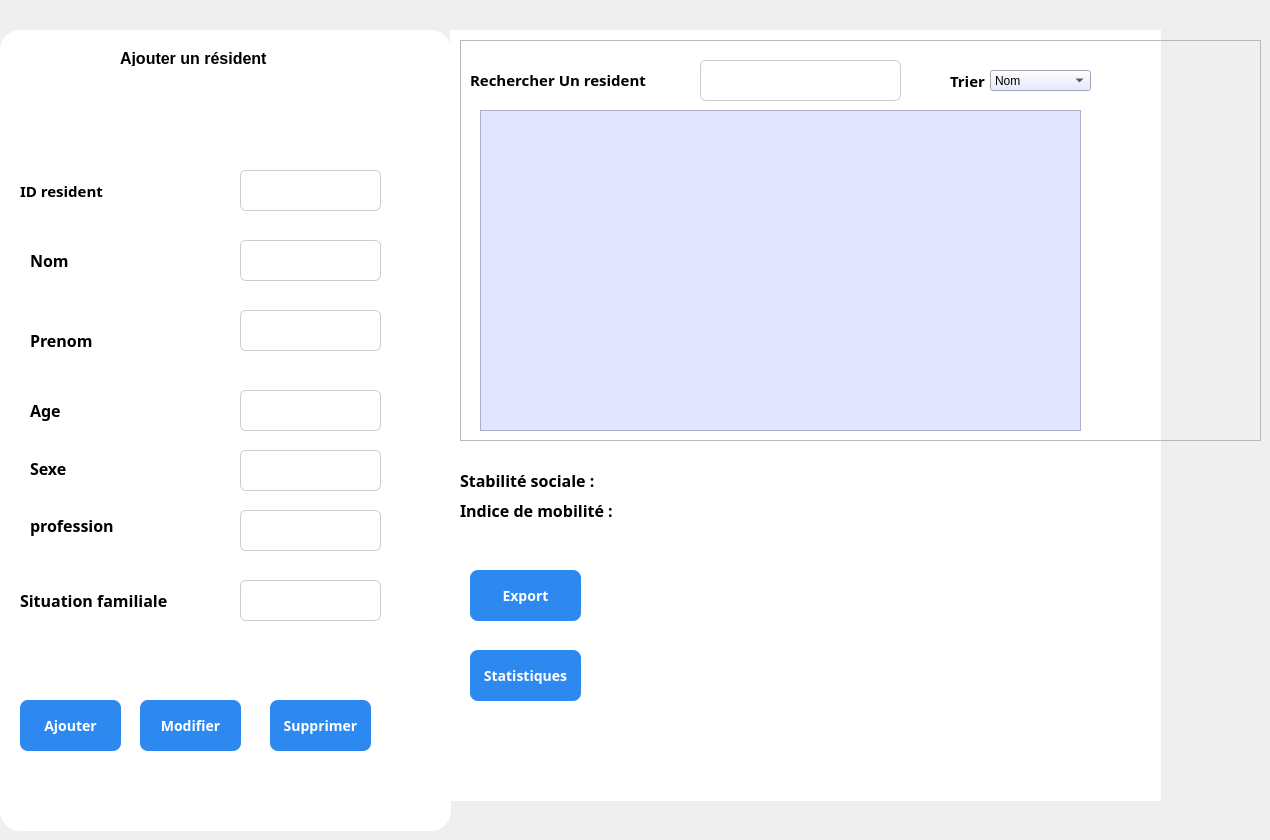
    <widget class="QWidget" name="page">
     <widget class="QPushButton" name="pushButton_149">
      <property name="geometry">
       <rect>
        <x>740</x>
        <y>680</y>
        <width>101</width>
        <height>51</height>
       </rect>
      </property>
      <property name="font">
       <font>
        <family>Bahnschrift</family>
        <pointsize>-1</pointsize>
        <bold>true</bold>
       </font>
      </property>
      <property name="styleSheet">
       <string notr="true">QPushButton {
    background-color: #2D89EF;
    color: white;
    border-radius: 8px;
    padding: 10px;
    font-size: 14px;
}
QPushButton:hover {
    background-color: #1E5BB8;
}
QPushButton:pressed {
    background-color: #FFFFFF;
}</string>
      </property>
      <property name="text">
       <string>Statistique</string>
      </property>
     </widget>
     <widget class="QLabel" name="label_293">
      <property name="geometry">
       <rect>
        <x>450</x>
        <y>30</y>
        <width>711</width>
        <height>771</height>
       </rect>
      </property>
      <property name="styleSheet">
       <string notr="true">background-color: rgb(255, 255, 255);</string>
      </property>
      <property name="text">
       <string/>
      </property>
     </widget>
     <widget class="QFrame" name="Ajouter_3">
      <property name="geometry">
       <rect>
        <x>0</x>
        <y>30</y>
        <width>451</width>
        <height>801</height>
       </rect>
      </property>
      <property name="styleSheet">
       <string notr="true">#Ajouter {
border: 2px solid black;
	
	border-color: rgb(219, 220, 255);
}

QFrame {
background-color : #ffffff;
 border-radius: 20px
}</string>
      </property>
      <property name="frameShape">
       <enum>QFrame::Shape::StyledPanel</enum>
      </property>
      <property name="frameShadow">
       <enum>QFrame::Shadow::Raised</enum>
      </property>
      <widget class="QLabel" name="label_45">
       <property name="geometry">
        <rect>
         <x>120</x>
         <y>20</y>
         <width>211</width>
         <height>16</height>
        </rect>
       </property>
       <property name="font">
        <font>
         <family>Arial</family>
         <pointsize>12</pointsize>
         <bold>true</bold>
        </font>
       </property>
       <property name="styleSheet">
        <string notr="true">color: rgb(255, 255, 255);
color: rgb(0, 0, 0);</string>
       </property>
       <property name="text">
        <string>Ajouter un résident</string>
       </property>
      </widget>
      <widget class="QLabel" name="label_49">
       <property name="geometry">
        <rect>
         <x>20</x>
         <y>150</y>
         <width>131</width>
         <height>21</height>
        </rect>
       </property>
       <property name="font">
        <font>
         <family>Rockwell</family>
         <pointsize>11</pointsize>
         <bold>true</bold>
        </font>
       </property>
       <property name="styleSheet">
        <string notr="true">color: rgb(255, 255, 255);
color: rgb(0, 0, 0);</string>
       </property>
       <property name="text">
        <string>ID resident</string>
       </property>
      </widget>
      <widget class="QLineEdit" name="lineEdit_situation">
       <property name="geometry">
        <rect>
         <x>240</x>
         <y>550</y>
         <width>141</width>
         <height>41</height>
        </rect>
       </property>
       <property name="styleSheet">
        <string notr="true">QLineEdit {
	color: rgb(0, 0, 0);
    border: 1px solid #ccc;
    border-radius: 6px;
    padding: 8px;
    font-size: 12px;
}
QLineEdit:focus {
    border: 1px solid #2D89EF;
    background-color: #FFFFFF;
}</string>
       </property>
      </widget>
      <widget class="QLineEdit" name="lineEdit_age">
       <property name="geometry">
        <rect>
         <x>240</x>
         <y>360</y>
         <width>141</width>
         <height>41</height>
        </rect>
       </property>
       <property name="styleSheet">
        <string notr="true">QLineEdit {
	color: rgb(0, 0, 0);
	color: rgb(0, 0, 0);
    border: 1px solid #ccc;
    border-radius: 6px;
    padding: 8px;
    font-size: 12px;
}
QLineEdit:focus {
    border: 1px solid #2D89EF;
    background-color: #FFFFFF;
}</string>
       </property>
      </widget>
      <widget class="QLineEdit" name="lineEdit_profession">
       <property name="geometry">
        <rect>
         <x>240</x>
         <y>480</y>
         <width>141</width>
         <height>41</height>
        </rect>
       </property>
       <property name="styleSheet">
        <string notr="true">QLineEdit {
	color: rgb(0, 0, 0);
    border: 1px solid #ccc;
    border-radius: 6px;
    padding: 8px;
    font-size: 12px;
}
QLineEdit:focus {
    border: 1px solid #2D89EF;
    background-color: #FFFFFF;
}</string>
       </property>
      </widget>
      <widget class="QLineEdit" name="lineEdit_nom">
       <property name="geometry">
        <rect>
         <x>240</x>
         <y>210</y>
         <width>141</width>
         <height>41</height>
        </rect>
       </property>
       <property name="styleSheet">
        <string notr="true">QLineEdit {
	color: rgb(0, 0, 0);
	color: rgb(0, 0, 0);
    border: 1px solid #ccc;
    border-radius: 6px;
    padding: 8px;
    font-size: 12px;
}
QLineEdit:focus {
    border: 1px solid #2D89EF;
    background-color: #FFFFFF;
}</string>
       </property>
      </widget>
      <widget class="QLabel" name="label_48">
       <property name="geometry">
        <rect>
         <x>30</x>
         <y>480</y>
         <width>111</width>
         <height>31</height>
        </rect>
       </property>
       <property name="font">
        <font>
         <family>Rockwell</family>
         <pointsize>12</pointsize>
         <bold>true</bold>
        </font>
       </property>
       <property name="styleSheet">
        <string notr="true">color: rgb(255, 255, 255);
color: rgb(0, 0, 0);</string>
       </property>
       <property name="text">
        <string>profession</string>
       </property>
      </widget>
      <widget class="QLabel" name="label_46">
       <property name="geometry">
        <rect>
         <x>30</x>
         <y>220</y>
         <width>49</width>
         <height>21</height>
        </rect>
       </property>
       <property name="font">
        <font>
         <family>Rockwell</family>
         <pointsize>12</pointsize>
         <bold>true</bold>
        </font>
       </property>
       <property name="styleSheet">
        <string notr="true">color: rgb(255, 255, 255);
color: rgb(0, 0, 0);</string>
       </property>
       <property name="text">
        <string>Nom</string>
       </property>
      </widget>
      <widget class="QLineEdit" name="lineEdit_prenom">
       <property name="geometry">
        <rect>
         <x>240</x>
         <y>280</y>
         <width>141</width>
         <height>41</height>
        </rect>
       </property>
       <property name="styleSheet">
        <string notr="true">QLineEdit {
	color: rgb(0, 0, 0);
	color: rgb(0, 0, 0);
    border: 1px solid #ccc;
    border-radius: 6px;
    padding: 8px;
    font-size: 12px;
}
QLineEdit:focus {
    border: 1px solid #2D89EF;
    background-color: #FFFFFF;
}</string>
       </property>
      </widget>
      <widget class="QLabel" name="label_47">
       <property name="geometry">
        <rect>
         <x>20</x>
         <y>560</y>
         <width>191</width>
         <height>21</height>
        </rect>
       </property>
       <property name="font">
        <font>
         <family>Rockwell</family>
         <pointsize>12</pointsize>
         <bold>true</bold>
        </font>
       </property>
       <property name="styleSheet">
        <string notr="true">color: rgb(255, 255, 255);
color: rgb(0, 0, 0);</string>
       </property>
       <property name="text">
        <string>Situation familiale</string>
       </property>
      </widget>
      <widget class="QLineEdit" name="lineEdit_sexe">
       <property name="geometry">
        <rect>
         <x>240</x>
         <y>420</y>
         <width>141</width>
         <height>41</height>
        </rect>
       </property>
       <property name="styleSheet">
        <string notr="true">QLineEdit {
	color: rgb(0, 0, 0);
    border: 1px solid #ccc;
    border-radius: 6px;
    padding: 8px;
    font-size: 12px;
}
QLineEdit:focus {
    border: 1px solid #2D89EF;
    background-color: #FFFFFF;
}</string>
       </property>
      </widget>
      <widget class="QLineEdit" name="lineEdit_idresident">
       <property name="geometry">
        <rect>
         <x>240</x>
         <y>140</y>
         <width>141</width>
         <height>41</height>
        </rect>
       </property>
       <property name="styleSheet">
        <string notr="true">QLineEdit {
	color: rgb(0, 0, 0);
    border: 1px solid #ccc;
    border-radius: 6px;
    padding: 8px;
    font-size: 12px;
}
QLineEdit:focus {
    border: 1px solid #2D89EF;
    background-color: #FFFFFF;
}</string>
       </property>
       <property name="text">
        <string/>
       </property>
      </widget>
      <widget class="QLabel" name="label_50">
       <property name="geometry">
        <rect>
         <x>30</x>
         <y>430</y>
         <width>61</width>
         <height>16</height>
        </rect>
       </property>
       <property name="font">
        <font>
         <family>Rockwell</family>
         <pointsize>12</pointsize>
         <bold>true</bold>
        </font>
       </property>
       <property name="styleSheet">
        <string notr="true">color: rgb(255, 255, 255);
color: rgb(0, 0, 0);</string>
       </property>
       <property name="text">
        <string>Sexe</string>
       </property>
      </widget>
      <widget class="QLabel" name="label_68">
       <property name="geometry">
        <rect>
         <x>30</x>
         <y>300</y>
         <width>91</width>
         <height>21</height>
        </rect>
       </property>
       <property name="font">
        <font>
         <family>Rockwell</family>
         <pointsize>12</pointsize>
         <bold>true</bold>
        </font>
       </property>
       <property name="styleSheet">
        <string notr="true">color: rgb(255, 255, 255);
color: rgb(0, 0, 0);</string>
       </property>
       <property name="text">
        <string>Prenom</string>
       </property>
      </widget>
      <widget class="QLabel" name="label_51">
       <property name="geometry">
        <rect>
         <x>30</x>
         <y>370</y>
         <width>49</width>
         <height>21</height>
        </rect>
       </property>
       <property name="font">
        <font>
         <family>Rockwell</family>
         <pointsize>12</pointsize>
         <bold>true</bold>
        </font>
       </property>
       <property name="styleSheet">
        <string notr="true">color: rgb(255, 255, 255);
color: rgb(0, 0, 0);</string>
       </property>
       <property name="text">
        <string>Age</string>
       </property>
      </widget>
      <widget class="QPushButton" name="btn_supprimer">
       <property name="geometry">
        <rect>
         <x>270</x>
         <y>670</y>
         <width>101</width>
         <height>51</height>
        </rect>
       </property>
       <property name="font">
        <font>
         <family>Bahnschrift</family>
         <pointsize>-1</pointsize>
         <bold>true</bold>
        </font>
       </property>
       <property name="styleSheet">
        <string notr="true">QPushButton {
    background-color: #2D89EF;
    color: white;
    border-radius: 8px;
    padding: 10px;
    font-size: 14px;
}
QPushButton:hover {
    background-color: #1E5BB8;
}
QPushButton:pressed {
    background-color: #FFFFFF;
}</string>
       </property>
       <property name="text">
        <string>Supprimer</string>
       </property>
      </widget>
      <widget class="QPushButton" name="btn_modifier">
       <property name="geometry">
        <rect>
         <x>140</x>
         <y>670</y>
         <width>101</width>
         <height>51</height>
        </rect>
       </property>
       <property name="font">
        <font>
         <family>Bahnschrift</family>
         <pointsize>-1</pointsize>
         <bold>true</bold>
        </font>
       </property>
       <property name="styleSheet">
        <string notr="true">QPushButton {
    background-color: #2D89EF;
    color: white;
    border-radius: 8px;
    padding: 10px;
    font-size: 14px;
}
QPushButton:hover {
    background-color: #1E5BB8;
}
QPushButton:pressed {
    background-color: #FFFFFF;
}</string>
       </property>
       <property name="text">
        <string>Modifier</string>
       </property>
      </widget>
      <widget class="QPushButton" name="btn_ajouter">
       <property name="geometry">
        <rect>
         <x>20</x>
         <y>670</y>
         <width>101</width>
         <height>51</height>
        </rect>
       </property>
       <property name="font">
        <font>
         <family>Bahnschrift</family>
         <pointsize>-1</pointsize>
         <bold>true</bold>
        </font>
       </property>
       <property name="styleSheet">
        <string notr="true">QPushButton {
    background-color: #2D89EF;
    color: white;
    border-radius: 8px;
    padding: 10px;
    font-size: 14px;
}
QPushButton:hover {
    background-color: #1E5BB8;
}
QPushButton:pressed {
    background-color: #FFFFFF;
}</string>
       </property>
       <property name="text">
        <string>Ajouter</string>
       </property>
      </widget>
     </widget>
     <widget class="QFrame" name="frame_4">
      <property name="geometry">
       <rect>
        <x>460</x>
        <y>40</y>
        <width>801</width>
        <height>401</height>
       </rect>
      </property>
      <property name="frameShape">
       <enum>QFrame::Shape::StyledPanel</enum>
      </property>
      <property name="frameShadow">
       <enum>QFrame::Shadow::Raised</enum>
      </property>
      <widget class="QLabel" name="label_52">
       <property name="geometry">
        <rect>
         <x>10</x>
         <y>29</y>
         <width>211</width>
         <height>21</height>
        </rect>
       </property>
       <property name="font">
        <font>
         <family>Arial Rounded MT</family>
         <pointsize>11</pointsize>
         <bold>true</bold>
        </font>
       </property>
       <property name="styleSheet">
        <string notr="true">color: rgb(0, 0, 0);</string>
       </property>
       <property name="text">
        <string>Rechercher Un resident</string>
       </property>
      </widget>
      <widget class="QLineEdit" name="recherche_residents">
       <property name="geometry">
        <rect>
         <x>240</x>
         <y>20</y>
         <width>201</width>
         <height>41</height>
        </rect>
       </property>
       <property name="styleSheet">
        <string notr="true">QLineEdit {
	color: rgb(0, 0, 0);
    border: 1px solid #ccc;
    border-radius: 6px;
    padding: 8px;
    font-size: 12px;
}
QLineEdit:focus {
    border: 1px solid #2D89EF;
    background-color: #FFFFFF;
}</string>
       </property>
      </widget>
      <widget class="QTableView" name="tableView">
       <property name="geometry">
        <rect>
         <x>20</x>
         <y>70</y>
         <width>601</width>
         <height>321</height>
        </rect>
       </property>
       <property name="styleSheet">
        <string notr="true">border-raduis : 20px;
color: rgb(0, 0, 0);
background-color : #e1e5ff;</string>
       </property>
      </widget>
      <widget class="QLabel" name="label_63">
       <property name="geometry">
        <rect>
         <x>490</x>
         <y>30</y>
         <width>41</width>
         <height>21</height>
        </rect>
       </property>
       <property name="font">
        <font>
         <family>Bahnschrift</family>
         <pointsize>11</pointsize>
         <bold>true</bold>
        </font>
       </property>
       <property name="styleSheet">
        <string notr="true">color: rgb(0, 0, 0);</string>
       </property>
       <property name="text">
        <string>Trier</string>
       </property>
      </widget>
      <widget class="QComboBox" name="comboBox_tri">
       <property name="geometry">
        <rect>
         <x>530</x>
         <y>30</y>
         <width>101</width>
         <height>21</height>
        </rect>
       </property>
       <property name="styleSheet">
        <string notr="true">background-color : #e1e5ff;
color: rgb(0, 0, 0);</string>
       </property>
       <item>
        <property name="text">
         <string>Nom</string>
        </property>
       </item>
       <item>
        <property name="text">
         <string>Age</string>
        </property>
       </item>
       <item>
        <property name="text">
         <string>Sex</string>
        </property>
       </item>
      </widget>
     </widget>
     <widget class="QLabel" name="labelMobilite">
      <property name="geometry">
       <rect>
        <x>460</x>
        <y>500</y>
        <width>561</width>
        <height>21</height>
       </rect>
      </property>
      <property name="font">
       <font>
        <family>Rockwell</family>
        <pointsize>12</pointsize>
        <bold>true</bold>
       </font>
      </property>
      <property name="styleSheet">
       <string notr="true">color: rgb(255, 255, 255);
color: rgb(0, 0, 0);</string>
      </property>
      <property name="text">
       <string>Indice de mobilité :</string>
      </property>
     </widget>
     <widget class="QLabel" name="label_stabilite">
      <property name="geometry">
       <rect>
        <x>460</x>
        <y>470</y>
        <width>561</width>
        <height>21</height>
       </rect>
      </property>
      <property name="font">
       <font>
        <family>Rockwell</family>
        <pointsize>12</pointsize>
        <bold>true</bold>
       </font>
      </property>
      <property name="styleSheet">
       <string notr="true">color: rgb(255, 255, 255);
color: rgb(0, 0, 0);</string>
      </property>
      <property name="text">
       <string>Stabilité sociale :</string>
      </property>
     </widget>
     <widget class="QPushButton" name="btnExportPDF">
      <property name="geometry">
       <rect>
        <x>470</x>
        <y>570</y>
        <width>111</width>
        <height>51</height>
       </rect>
      </property>
      <property name="font">
       <font>
        <family>Bahnschrift</family>
        <pointsize>-1</pointsize>
        <bold>true</bold>
       </font>
      </property>
      <property name="styleSheet">
       <string notr="true">QPushButton {
    background-color: #2D89EF;
    color: white;
    border-radius: 8px;
    padding: 10px;
    font-size: 14px;
}
QPushButton:hover {
    background-color: #1E5BB8;
}
QPushButton:pressed {
    background-color: #FFFFFF;
}</string>
      </property>
      <property name="text">
       <string>Export</string>
      </property>
     </widget>
     <widget class="QPushButton" name="btn_statistiques">
      <property name="geometry">
       <rect>
        <x>470</x>
        <y>650</y>
        <width>111</width>
        <height>51</height>
       </rect>
      </property>
      <property name="font">
       <font>
        <family>Bahnschrift</family>
        <pointsize>-1</pointsize>
        <bold>true</bold>
       </font>
      </property>
      <property name="styleSheet">
       <string notr="true">QPushButton {
    background-color: #2D89EF;
    color: white;
    border-radius: 8px;
    padding: 10px;
    font-size: 14px;
}
QPushButton:hover {
    background-color: #1E5BB8;
}
QPushButton:pressed {
    background-color: #FFFFFF;
}</string>
      </property>
      <property name="text">
       <string>Statistiques</string>
      </property>
     </widget>
     <widget class="QWidget" name="widget_stats" native="true">
      <property name="geometry">
       <rect>
        <x>710</x>
        <y>510</y>
        <width>371</width>
        <height>211</height>
       </rect>
      </property>
     </widget>
    </widget>
